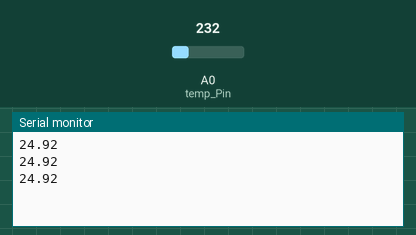
A sketch run on a simulated Arduino Uno, built with avr-gcc and run on an emulated ATmega328P. Shown: the last lines printed to the serial monitor. The test bench sets the inputs (shaded band); at power-on: A0 (temp_Pin) = 232.

Above: at 1.3 s.
1.4 s: A0 (temp_Pin) set to 250
At 1.9 s:
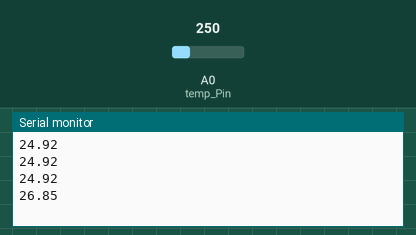
2.9 s: A0 (temp_Pin) set to 266
At 3.4 s:
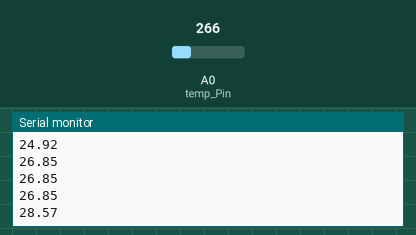
Timing chart, 0 to 5.9 s (numbered marks = the images above; inputs shaded):
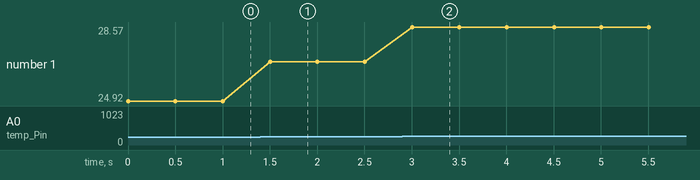

The sketch:

temperature.ino
```cpp
///////////////////////////////
//  Definitions

const int temp_Pin = 0;
float tempC;
int reading;

///////////////////////////////
//  Code

void setup() {
  // put your setup code here, to run once:
  analogReference(INTERNAL);
  Serial.begin(9600);
}

void loop() {
  // put your main code here, to run repeatedly:
  reading = analogRead(temp_Pin);
  tempC = reading / 9.31;
  Serial.println(tempC);
  delay(500);
}
```

Measured:
- after the input at 1.4 s, the serial monitor: prints a new line after 0.10 s (image 1)
- after the input at 2.9 s, the serial monitor: prints a new line after 0.10 s (image 2)
- plotted number 1: 24.92 → 26.85 after the input at 1.4 s, 26.85 → 28.57 after the input at 2.9 s
